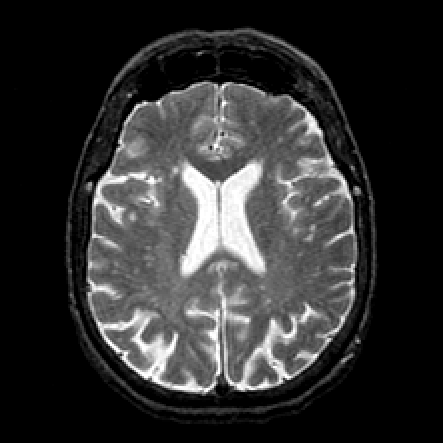
#> input picture 3401/image/cortex.png, 443 x 443 px, found by its file name
$ jupyter execute --allow-errors enhancement_negative.ipynb
#> lines starting #> are read from the running program, lines starting #| are printed output that depends on the picture
## <span style='color:lightgreen;'>WHAT IS IMAGE ENHANCEMENT?</span>
Image enhancement is the process of improving the quality and visual appeal of an image by manipulating its attributes. This can involve a variety of techniques aimed at making the image more suitable for display or further analysis. The primary goal is to emphasize specific details while reducing or removing any superfluous elements.
### <span style='color:lightblue;'>TECHNIQUES AND METHODS</span>
Image enhancement techniques can be broadly categorized into two domains: Spatial Domain and Frequency Domain.

<b> <span style='color:yellow;'>Spatial Domain Techniques</span></b>
These techniques involve direct manipulation of the pixels in an image. Some common spatial domain techniques include:
1. <b> <span style='color:orange;'>Point Operations (Intensity Transformations):</span></b> These operations apply the same transformation to each pixel based on its original value, independent of its location or neighboring pixels.
2. <b> <span style='color:orange;'>Spatial Filters:</span></b> These filters modify the pixel values based on the values of neighboring pixels. Examples include smoothing filters to reduce noise and sharpening filters to enhance edges

### <span style='color:yellow;'>A  NEGATIVE TRANSFORMATION</span>
In image processing, a negative transformation is a technique that inverts the colors of an image. Essentially, it creates a photographic negative of the original image. This process involves converting each pixel's value in the image to its inverse value within the available range.
For a grayscale image, where pixel values typically range from 0 (black) to 255 (white), the negative transformation is calculated as follows:      <span style='color: lightgreen;'>Negative(I)=255−I</span>

In this formula,<em> I</em> represents the original intensity of a pixel, and  **Negative**(<em> I</em>) is the intensity of the corresponding pixel in the negative image.

## <span style='color:lightblue;'>LET'S START</span>

[cell 1]
import cv2
import numpy as np
import matplotlib.pyplot as plt

### <span style='color:lightgreen;'>READ GRAY-LEVEL IMAGE</span>

[cell 2]
img = cv2.imread("./images/cortex.png", cv2.IMREAD_GRAYSCALE)
#> img is the input picture: shape (443, 443); min 0, max 255, mean 48.6

[cell 3]
print(type(255), type(img))
#| <class 'int'> <class 'numpy.ndarray'>

### <span style='color:lightgreen;'>METHOD I OF NEGATIVE TRANSFORM</span>

[cell 4]
neg1 = 255 - img
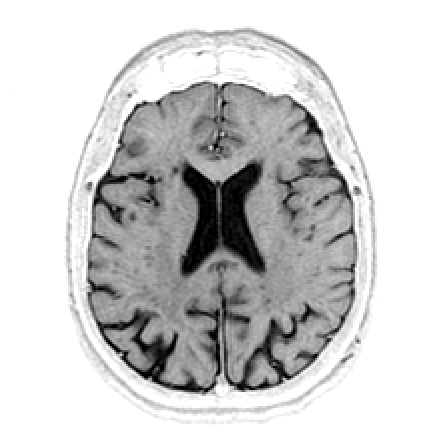
#> neg1: shape (443, 443); min 0, max 255, mean 206.4
print(neg1.shape, img.shape)
#| (443, 443) (443, 443)

[cell 5]
cv2.imshow("test",neg1)
cv2.waitKey()
cv2.destroyAllWindows()

[cell 6]
plt.imshow(neg1, cmap='gray')
plt.axis('off')
plt.show()

[cell 7]
fig = plt.figure()
fig.add_subplot(1, 2, 1)
plt.imshow(img, cmap='gray')
plt.axis('off')

fig.add_subplot(1, 2, 2)
plt.imshow(neg1, cmap='gray')
plt.axis('off')

plt.show()
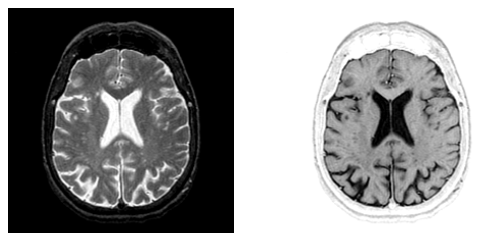
#> figure drawn by matplotlib, 2 panels
#plt.savefig('./outs/fig_negs.png')

[cell 8]
print(img.shape)
#| (443, 443)

### <span style='color:lightgreen;'>METHOD II OF NEGATIVE TRANSFORM</span>

[cell 9]
neg2 = np.zeros_like(img, dtype='uint8')
row, col = img.shape
#> row = 443; col = 443

[cell 10]
for i in range(row):
    for j in range(col):
        neg2[i,j] = 255 - img[i,j]

[cell 11]
print(img.shape)
#| (443, 443)

$ run again, with 3401/image/RGB_test.png copied over 3401/image/cortex.png
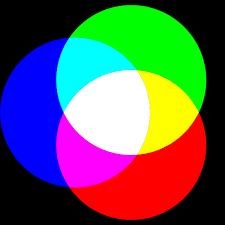
#> input picture 3401/image/RGB_test.png, 225 x 225 px, found by its file name
#| <class 'int'> <class 'numpy.ndarray'>
#> `neg1 = 255 - img`:
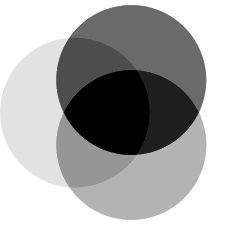
#> neg1: shape (225, 225); min 0, max 255, mean 166.3
#| (225, 225) (225, 225)
#> `plt.show()`:
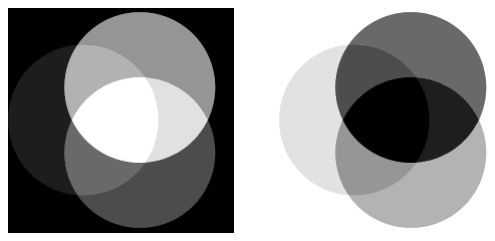
#> figure drawn by matplotlib, 2 panels
#| (225, 225)
#| (225, 225)
